Frame 1 (no input): blank canvas, image omitted
Frame 60 (no input): blank canvas, image omitted
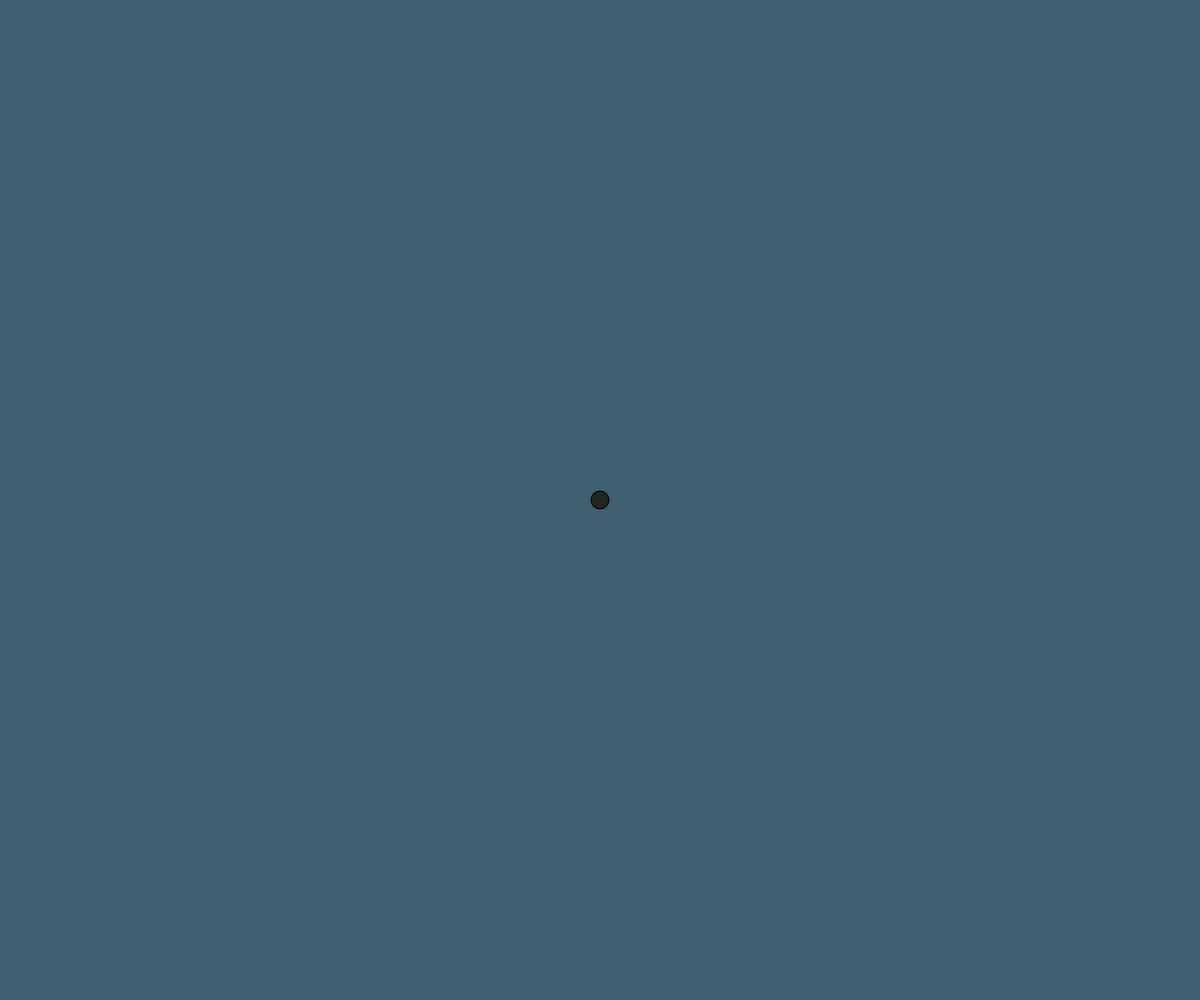
Frame 120 (the mouse pressed at the canvas centre since frame 60)

The p5.js sketch whose frames 1 and 60 were blank and that drew this single picture after the mouse press (run headless with seeded random() and noise() and a simulated clock; from frame 60 on, the mouse is pressed at the canvas centre):

// p5.js sketch
// ── sketch.js
var x = [];
var y = [];
var trailSize = 20;

function setup() {
 canvas = createCanvas(window.innerWidth, window.innerHeight);


 for (var i = 0; i < x.length; i++) {
    x[i] = 0;
    y[i] = 0;
 }

 for (var j = 0; j < trailSize; j++) {
   x.push(10);
   y.push(10);
 }
}

function draw() {
 background(62, 96, 111);

 for (var i = 0; i < x.length - 1; i++) {
   x[i] = x[i + 1];
   y[i] = y[i + 1];

   fill(i*2);

   ellipse(x[i], y[i], i, i);
 }
 x[x.length-1] = mouseX;
 y[y.length-1] = mouseY;
}

window.onresize = function() {
  var w = window.innerWidth;
  var h = window.innerHeight;
  canvas.size(w,h);
  width = w;
  height = h;
};
